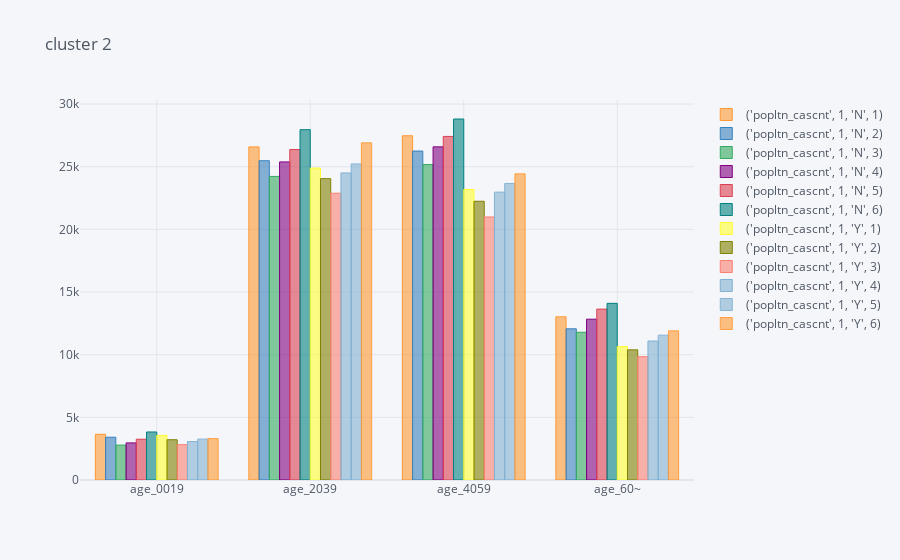

The notebook cell saved with this chart:
### Code cell
clu_result.loc[1,:,:].unstack([0,2]).swaplevel(0, 1, axis=0).sort_index(0).unstack().iplot('bar', title = 'cluster 2')

### Figure 1 — Plotly figure (JSON) as saved in the notebook; plotly's stock layout.template omitted (floating-point values rounded to 4 significant figures)
{"data": [{"marker": {"color": "rgba(255, 153, 51, 0.6)", "line": {"color": "rgba(255, 153, 51, 1.0)", "width": 1}}, "name": "('popltn_cascnt', 1, 'N', 1)", "orientation": "v", "text": "", "type": "bar", "x": ["age_0019", "age_2039", "age_4059", "age_60~"], "y": [3649.0, 26580.0, 27470.0, 13020.0]}, {"marker": {"color": "rgba(55, 128, 191, 0.6)", "line": {"color": "rgba(55, 128, 191, 1.0)", "width": 1}}, "name": "('popltn_cascnt', 1, 'N', 2)", "orientation": "v", "text": "", "type": "bar", "x": ["age_0019", "age_2039", "age_4059", "age_60~"], "y": [3414.0, 25480.0, 26250.0, 12070.0]}, {"marker": {"color": "rgba(50, 171, 96, 0.6)", "line": {"color": "rgba(50, 171, 96, 1.0)", "width": 1}}, "name": "('popltn_cascnt', 1, 'N', 3)", "orientation": "v", "text": "", "type": "bar", "x": ["age_0019", "age_2039", "age_4059", "age_60~"], "y": [2786.0, 24230.0, 25180.0, 11790.0]}, {"marker": {"color": "rgba(128, 0, 128, 0.6)", "line": {"color": "rgba(128, 0, 128, 1.0)", "width": 1}}, "name": "('popltn_cascnt', 1, 'N', 4)", "orientation": "v", "text": "", "type": "bar", "x": ["age_0019", "age_2039", "age_4059", "age_60~"], "y": [2960.0, 25390.0, 26590.0, 12830.0]}, {"marker": {"color": "rgba(219, 64, 82, 0.6)", "line": {"color": "rgba(219, 64, 82, 1.0)", "width": 1}}, "name": "('popltn_cascnt', 1, 'N', 5)", "orientation": "v", "text": "", "type": "bar", "x": ["age_0019", "age_2039", "age_4059", "age_60~"], "y": [3254.0, 26370.0, 27420.0, 13640.0]}, {"marker": {"color": "rgba(0, 128, 128, 0.6)", "line": {"color": "rgba(0, 128, 128, 1.0)", "width": 1}}, "name": "('popltn_cascnt', 1, 'N', 6)", "orientation": "v", "text": "", "type": "bar", "x": ["age_0019", "age_2039", "age_4059", "age_60~"], "y": [3833.0, 27960.0, 28810.0, 14100.0]}, {"marker": {"color": "rgba(255, 255, 51, 0.6)", "line": {"color": "rgba(255, 255, 51, 1.0)", "width": 1}}, "name": "('popltn_cascnt', 1, 'Y', 1)", "orientation": "v", "text": "", "type": "bar", "x": ["age_0019", "age_2039", "age_4059", "age_60~"], "y": [3559.0, 24890.0, 23180.0, 10650.0]}, {"marker": {"color": "rgba(128, 128, 0, 0.6)", "line": {"color": "rgba(128, 128, 0, 1.0)", "width": 1}}, "name": "('popltn_cascnt', 1, 'Y', 2)", "orientation": "v", "text": "", "type": "bar", "x": ["age_0019", "age_2039", "age_4059", "age_60~"], "y": [3213.0, 24050.0, 22240.0, 10390.0]}, {"marker": {"color": "rgba(251, 128, 114, 0.6)", "line": {"color": "rgba(251, 128, 114, 1.0)", "width": 1}}, "name": "('popltn_cascnt', 1, 'Y', 3)", "orientation": "v", "text": "", "type": "bar", "x": ["age_0019", "age_2039", "age_4059", "age_60~"], "y": [2821.0, 22890.0, 20990.0, 9840.0]}, {"marker": {"color": "rgba(128, 177, 211, 0.6)", "line": {"color": "rgba(128, 177, 211, 1.0)", "width": 1}}, "name": "('popltn_cascnt', 1, 'Y', 4)", "orientation": "v", "text": "", "type": "bar", "x": ["age_0019", "age_2039", "age_4059", "age_60~"], "y": [3063.0, 24500.0, 22970.0, 11090.0]}, {"marker": {"color": "rgba(128, 177, 211, 0.6)", "line": {"color": "rgba(128, 177, 211, 0.8999999999999999)", "width": 1}}, "name": "('popltn_cascnt', 1, 'Y', 5)", "orientation": "v", "text": "", "type": "bar", "x": ["age_0019", "age_2039", "age_4059", "age_60~"], "y": [3267.0, 25220.0, 23660.0, 11560.0]}, {"marker": {"color": "rgba(255, 153, 51, 0.6)", "line": {"color": "rgba(255, 153, 51, 0.8999999999999999)", "width": 1}}, "name": "('popltn_cascnt', 1, 'Y', 6)", "orientation": "v", "text": "", "type": "bar", "x": ["age_0019", "age_2039", "age_4059", "age_60~"], "y": [3304.0, 26910.0, 24430.0, 11900.0]}], "layout": {"legend": {"bgcolor": "#F5F6F9", "font": {"color": "#4D5663"}}, "paper_bgcolor": "#F5F6F9", "plot_bgcolor": "#F5F6F9", "title": {"font": {"color": "#4D5663"}, "text": "cluster 2"}, "xaxis": {"gridcolor": "#E1E5ED", "showgrid": true, "tickfont": {"color": "#4D5663"}, "title": {"font": {"color": "#4D5663"}, "text": ""}, "zerolinecolor": "#E1E5ED"}, "yaxis": {"gridcolor": "#E1E5ED", "showgrid": true, "tickfont": {"color": "#4D5663"}, "title": {"font": {"color": "#4D5663"}, "text": ""}, "zerolinecolor": "#E1E5ED"}}}
